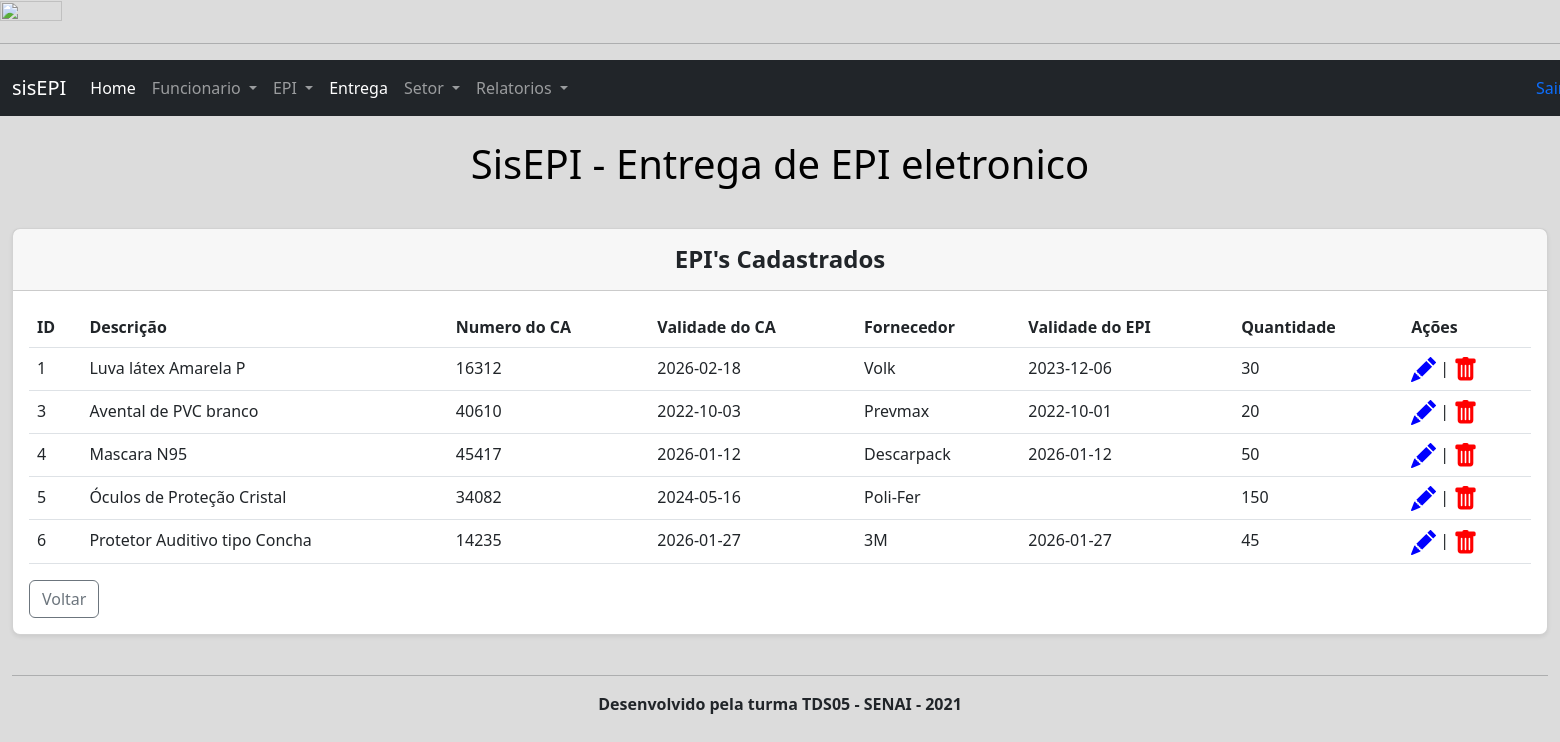
The page /visuepi.php on the database its author committed.
### tables this page shows
CREATE TABLE `epi` (
  `id` int(11) NOT NULL,
  `descricao` varchar(250) NOT NULL,
  `numeroca` int(50) NOT NULL,
  `validadeca` varchar(50) NOT NULL,
  `fornecedor` varchar(50) NOT NULL,
  `validadeepi` varchar(50) NOT NULL,
  `quantidade` float NOT NULL
);

### visuepi.php (the view, shortened to what this page needs)
<!DOCTYPE html>
<html lang="pt-br">
<head>
    <link href="https://cdn.jsdelivr.net/npm/bootstrap@5.2.0-beta1/dist/css/bootstrap.min.css" rel="stylesheet">
</head>
<body>
    <img src="" width="20%" height="20%" />
    <hr />
    <header>
        <nav class="navbar navbar-expand-lg navbar-dark bg-dark">
            <div class="container-fluid">
                <a class="navbar-brand" href="dash.php">sisEPI</a>
                <div class="collapse navbar-collapse" id="navbarSupportedContent">
                    <ul class="navbar-nav me-auto mb-2 mb-lg-0">
                        <li class="nav-item">
                            <a class="nav-link active" aria-current="page" href="dash.php">Home</a>
                        </li>
                        <li class="nav-item dropdown">
                            <a class="nav-link dropdown-toggle" href="#" id="navbarDropdown" role="button" data-bs-toggle="dropdown" aria-expanded="false">
                                Funcionario
                            </a>
                        </li>
                        <li class="nav-item dropdown">
                            <a class="nav-link dropdown-toggle" href="#" id="navbarDropdown" role="button" data-bs-toggle="dropdown" aria-expanded="false">
                                EPI
                            </a>
                        </li>
                        <li class="nav-item">
                            <a class="nav-link active" aria-current="page" href="entrega.php">Entrega</a>
                        </li>
                        <li class="nav-item dropdown">
                            <a class="nav-link dropdown-toggle" href="#" id="navbarDropdown" role="button" data-bs-toggle="dropdown" aria-expanded="false">
                                Setor
                            </a>
                        </li>
                        <li class="nav-item dropdown">
                            <a class="nav-link dropdown-toggle" href="#" id="navbarDropdown" role="button" data-bs-toggle="dropdown" aria-expanded="false">
                                Relatorios
                            </a>
                        </li>
                        <li class="nav-item" id="sair">
                            <a href="sair.php" style="text-decoration:none">Sair&nbsp;<img src="imagem/logout2.png" width="23" height="23"></a>
                        </li>
                    </ul>
                </div>
            </div>
        </nav>
    </header>
    <div class="container-fluid">
        <br>
        <center>
            <h1>
                <p class="text-black">SisEPI - Entrega de EPI eletronico</p>
            </h1>
        </center>
        <br>
        <section>
            <div class="row justify-content-center row-cols-1 row-cols-md-1 mb-2">
                <div class="col">
                    <div class="card mb-4 rounded-3 shadow-sm">
                        <div class="card-header py-3">
                            <h4 class="my-0 fw-normal text-center"><b>EPI's Cadastrados</b></h4>
                        </div>
                        <div class="card-body">
                            <table class="table table-hover">
                                <thead>
                                    <tr>
                                        <th scope="col">ID</th>
                                        <th scope="col">Descrição</th>
                                        <th scope="col">Numero do CA</th>
                                        <th scope="col">Validade do CA</th>
                                        <th scope="col">Fornecedor</th>
                                        <th scope="col">Validade do EPI</th>
                                        <th scope="col">Quantidade</th>
                                        <th scope="col">Ações</th>
                                    </tr>
                                </thead>
                                <tbody>
                                    <?php
                                    include 'conecta.php';
                                    $pesquisa = mysqli_query($conn, "SELECT * FROM epi");
                                    $row = mysqli_num_rows($pesquisa);
                                    if ($row > 0) {
                                        while ($registro = $pesquisa->fetch_array()) {
                                            echo '<tr>';
                                            echo '<td>' . $registro['id'] . '</td>';
                                            echo '<td>' . $registro['descricao'] . '</td>';
                                            echo '<td>' . $registro['numeroca'] . '</td>';
                                            echo '<td>' . $registro['validadeca'] . '</td>';
                                            echo '<td>' . $registro['fornecedor'] . '</td>';
                                            echo '<td>' . $registro['validadeepi'] . '</td>';
                                            echo '<td>' . $registro['quantidade'] . '</td>';
                                            echo '<td><a href="editaepi.php?id=' . $registro['id'] . '"><svg xmlns="http://www.w3.org/2000/svg" width="25" height="25" fill="blue" class="bi bi-pencil-fill" viewBox="0 0 16 16">
                                            <path d="M12.854.146a.5.5 0 0 0-.707 0L10.5 1.793 14.207 5.5l1.647-1.646a.5.5 0 0 0 0-.708l-3-3zm.646 6.061L9.793 2.5 3.293 9H3.5a.5.5 0 0 1 .5.5v.5h.5a.5.5 0 0 1 .5.5v.5h.5a.5.5 0 0 1 .5.5v.5h.5a.5.5 0 0 1 .5.5v.207l6.5-6.5zm-7.468 7.468A.5.5 0 0 1 6 13.5V13h-.5a.5.5 0 0 1-.5-.5V12h-.5a.5.5 0 0 1-.5-.5V11h-.5a.5.5 0 0 1-.5-.5V10h-.5a.499.499 0 0 1-.175-.032l-.179.178a.5.5 0 0 0-.11.168l-2 5a.5.5 0 0 0 .65.65l5-2a.5.5 0 0 0 .168-.11l.178-.178z"/>
                                          </svg></a> | <a href="excluiepi.php?id=' . $registro['id'] . '"><svg xmlns="http://www.w3.org/2000/svg" width="25" height="25" fill="red" class="bi bi-trash-fill" viewBox="0 0 16 16">
                                            <path d="M2.5 1a1 1 0 0 0-1 1v1a1 1 0 0 0 1 1H3v9a2 2 0 0 0 2 2h6a2 2 0 0 0 2-2V4h.5a1 1 0 0 0 1-1V2a1 1 0 0 0-1-1H10a1 1 0 0 0-1-1H7a1 1 0 0 0-1 1H2.5zm3 4a.5.5 0 0 1 .5.5v7a.5.5 0 0 1-1 0v-7a.5.5 0 0 1 .5-.5zM8 5a.5.5 0 0 1 .5.5v7a.5.5 0 0 1-1 0v-7A.5.5 0 0 1 8 5zm3 .5v7a.5.5 0 0 1-1 0v-7a.5.5 0 0 1 1 0z"/>
                                          </svg></a></td>';
                                            echo '</tr>';
                                        }
                                        echo '</tbody>';
                                        echo '</table>';
                                    } else {
                                        echo "Não há registros para listar!";
                                        echo '</tbody>';
                                        echo '</table>';
                                    }
                                    ?>
                            <a href="dash.php"><button type="button" class="btn btn-outline-secondary">Voltar</button></a>
                        </div>
                    </div>
        </section>
        <footer>
            <hr />
            <center><b>Desenvolvido pela turma TDS05 - SENAI - 2021</b></center>
        </footer>
</body>
</html>

### visuepi.php (style rules this page uses)
body { background-color: #DCDCDC; }
#sair { padding-left: 60em; padding-top: .5em; }

### rows shown on the page
epi: id "1", descricao "Luva látex Amarela P", numeroca "16312", validadeca "2026-02-18", fornecedor "Volk", validadeepi "2023-12-06", quantidade "30"
epi: id "3", descricao "Avental de PVC branco", numeroca "40610", validadeca "2022-10-03", fornecedor "Prevmax", validadeepi "2022-10-01", quantidade "20"
epi: id "4", descricao "Mascara N95", numeroca "45417", validadeca "2026-01-12", fornecedor "Descarpack", validadeepi "2026-01-12", quantidade "50"
epi: id "5", descricao "Óculos de Proteção Cristal", numeroca "34082", validadeca "2024-05-16", fornecedor "Poli-Fer", quantidade "150"
epi: id "6", descricao "Protetor Auditivo tipo Concha", numeroca "14235", validadeca "2026-01-27", fornecedor "3M", validadeepi "2026-01-27", quantidade "45"
